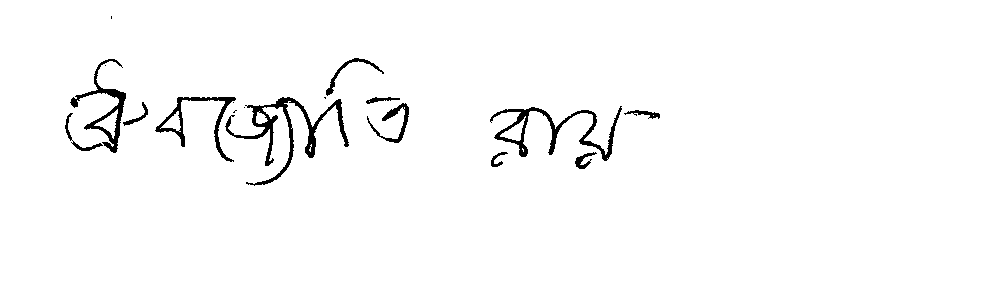
#> input picture dataset/genuine/1/1-02.tif, 997 x 289 px
$ jupyter execute 01_data_analysis.ipynb
#> lines starting #> are read from the running program, lines starting #| are printed output that depends on the picture; after the words box and inside, x2 and y2 are one past the last pixel; in counts of white or black regions, pixels touching at a corner belong together
# 01 — Exploratory Data Analysis
### AI-Generated Bengali Handwritten Signature Detection

EDA on the signature dataset **before** any preprocessing, to understand its structure and
surface shortcuts (image size, format, background, cropping style) a model could exploit
instead of learning genuine signature characteristics.

**Dataset classes**
- `0` — Genuine (human-written) Bengali signature
- `1` — AI-generated Bengali signature (Gemini, QN/Qwen, or GPT)

**Generators**
| Generator | Type | Writer identity |
|---|---|---|
| Gemini | reference-based (uses a genuine writer's signature as reference) | yes — writer folder |
| QN / Qwen | reference-based | yes — writer folder |
| GPT | no-reference (prompted from a Bangla name only) | no |

QN/Qwen is auto-detected below — if you haven't added that folder yet, this notebook still
runs fine on Gemini + GPT only and will just report 0 QN samples.

**What this notebook covers**
1. Configuration & dataset discovery (incl. writer-id consistency check)
2. Building / loading the metadata file
3. Class, writer, and generator counts
4. Image dimension, format, and color-mode survey
5. Background characteristic analysis
6. Sample signature visualization
7. Within-writer variation
8. Duplicate / near-duplicate detection
9. Summary report

## 1. Configuration

Actual folder layout used by this dataset:

```
dataset/
├── genuine/
│   ├── W001/
│   │   ├── W001_01.png
│   │   └── ...
│   └── ...
└── AI/
    ├── gemini/
    │   ├── W001/
    │   │   ├── W001_GEM_01.png
    │   │   └── ...
    │   └── ...
    ├── qn/                     # optional — auto-detected (also tries "qwen")
    │   ├── W055/
    │   │   └── ...
    │   └── ...
    └── gpt/
        ├── GPT_001.png         # flat, no writer subfolders (no-reference generation)
        └── ...
```

If `dataset/metadata.csv` already exists it is loaded directly; otherwise this notebook
builds one by scanning folders.

[cell 1]
import os
import warnings
import hashlib
from pathlib import Path
from collections import Counter

import numpy as np
import pandas as pd
import matplotlib.pyplot as plt
from PIL import Image

warnings.filterwarnings("ignore")
plt.rcParams["figure.facecolor"] = "white"

# ---- EDIT THIS ----
DATASET_ROOT = Path("../dataset")
METADATA_PATH = DATASET_ROOT / "metadata.csv"

GENUINE_DIR = DATASET_ROOT / "genuine"
AI_ROOT = DATASET_ROOT / "AI"
GEMINI_DIR = AI_ROOT / "gemini"
GPT_DIR = AI_ROOT / "gpt"

# QN/Qwen folder name isn't fully settled yet in the raw data -- try both common spellings.
QN_CANDIDATES = [AI_ROOT / "qn", AI_ROOT / "qwen", AI_ROOT / "QN", AI_ROOT / "Qwen"]
QN_DIR = next((p for p in QN_CANDIDATES if p.exists()), None)

IMAGE_EXTS = {".png", ".jpg", ".jpeg", ".bmp", ".tif", ".tiff"}

print(f"Dataset root: {DATASET_ROOT.resolve()}")
print(f"genuine/ exists: {GENUINE_DIR.exists()}")
print(f"AI/gemini/ exists: {GEMINI_DIR.exists()}")
print(f"AI/gpt/ exists: {GPT_DIR.exists()}")
if QN_DIR is not None:
    print(f"AI/qn (or qwen)/ found at: {QN_DIR}")
else:
    print("No QN/Qwen folder found yet -- this notebook will report 0 QN samples "
          "(add the folder later and re-run to include it, no code changes needed).")

## 2. Build / load metadata

Columns: `filename, filepath, label, writer_id, generator, generation_type, reference_used,
reference_based, split`

`reference_based` is the numeric (0/1) form of `reference_used`, matching the metadata schema
in the master research note. `split` is left empty here — writer-level train/val/test
splitting is handled entirely in Notebook 02, to keep this notebook focused on analysis.

[cell 2]
def scan_genuine(genuine_dir):
    rows = []
    if not genuine_dir.exists():
        return rows
    for writer_dir in sorted(genuine_dir.iterdir()):
        if not writer_dir.is_dir():
            continue
        writer_id = writer_dir.name
        for f in sorted(writer_dir.iterdir()):
            if f.suffix.lower() in IMAGE_EXTS:
                rows.append({
                    "filename": f.name,
                    "filepath": str(f),
                    "label": 0,
                    "writer_id": writer_id,
                    "generator": "Human",
                    "generation_type": "genuine",
                    "reference_used": "No",
                    "reference_based": 0,
                })
    return rows


def scan_reference_based(gen_dir, generator_name):
    '''Shared scanner for any reference-based, writer-foldered generator (Gemini, QN/Qwen).'''
    rows = []
    if gen_dir is None or not gen_dir.exists():
        return rows
    for writer_dir in sorted(gen_dir.iterdir()):
        if not writer_dir.is_dir():
            continue
        writer_id = writer_dir.name
        for f in sorted(writer_dir.iterdir()):
            if f.suffix.lower() in IMAGE_EXTS:
                rows.append({
                    "filename": f.name,
                    "filepath": str(f),
                    "label": 1,
                    "writer_id": writer_id,
                    "generator": generator_name,
                    "generation_type": "reference_based",
                    "reference_used": "Yes",
                    "reference_based": 1,
                })
    return rows


def scan_gpt(gpt_dir):
    '''GPT: flat folder, no writer identity (no-reference generation).
    If filenames encode a batch/session id (e.g. "GPT_batch2_014.png"), it is captured
    into generation_batch so Notebook 02 can split by batch instead of by image.'''
    rows = []
    if not gpt_dir.exists():
        return rows
    for f in sorted(gpt_dir.iterdir()):
        if f.suffix.lower() in IMAGE_EXTS:
            batch = None
            lower = f.stem.lower()
            if "batch" in lower:
                try:
                    batch = lower.split("batch")[1].split("_")[0].split("-")[0]
                except IndexError:
                    batch = None
            rows.append({
                "filename": f.name,
                "filepath": str(f),
                "label": 1,
                "writer_id": "NA",
                "generator": "GPT",
                "generation_type": "generic",
                "reference_used": "No",
                "reference_based": 0,
                "generation_batch": batch,
            })
    return rows


if METADATA_PATH.exists():
    df = pd.read_csv(METADATA_PATH)
    print(f"Loaded existing metadata: {METADATA_PATH} ({len(df)} rows)")
else:
    rows = (scan_genuine(GENUINE_DIR)
            + scan_reference_based(GEMINI_DIR, "Gemini")
            + scan_reference_based(QN_DIR, "QN")
            + scan_gpt(GPT_DIR))
    df = pd.DataFrame(rows)
    if len(df) == 0:
        print("WARNING: No images found. Update DATASET_ROOT above, then re-run this cell.")
    else:
        df["split"] = ""
        print(f"Built metadata by scanning folders: {len(df)} rows")

df.head()

[cell 3]
assert len(df) > 0, "No data found -- check DATASET_ROOT before continuing."
print(df.shape)
df.info()

## 3. Class, writer, and generator counts

[cell 4]
label_counts = df["label"].value_counts().rename({0: "Genuine (0)", 1: "AI-generated (1)"})
generator_counts = df["generator"].value_counts()
n_genuine_writers = df.loc[df["label"] == 0, "writer_id"].nunique()
samples_per_writer = df.loc[df["label"] == 0].groupby("writer_id").size()

print("Class distribution:")
print(label_counts, "\n")
print("Generator distribution:")
print(generator_counts, "\n")
print(f"Unique genuine writers: {n_genuine_writers}")
print(f"Samples per writer -- min: {samples_per_writer.min()}, "
      f"max: {samples_per_writer.max()}, mean: {samples_per_writer.mean():.1f}")

if "QN" not in generator_counts.index or generator_counts.get("QN", 0) == 0:
    print("\nNOTE: 0 QN/Qwen samples detected. Experiments 3, 5, 6, 7 from the master "
          "research note that involve QN will be skipped/partial until that data is added.")

[cell 5]
fig, axes = plt.subplots(1, 3, figsize=(16, 4))

label_counts.plot(kind="bar", ax=axes[0], color=["#4C72B0", "#DD8452"])
axes[0].set_title("Class distribution")
axes[0].set_ylabel("Count")
axes[0].tick_params(axis="x", rotation=0)

generator_counts.plot(kind="bar", ax=axes[1], color="#55A868")
axes[1].set_title("Samples per generator")
axes[1].tick_params(axis="x", rotation=30)

samples_per_writer.plot(kind="hist", bins=range(0, samples_per_writer.max() + 2), ax=axes[2], color="#C44E52")
axes[2].set_title("Genuine samples per writer")
axes[2].set_xlabel("# samples")

plt.tight_layout()
plt.show()
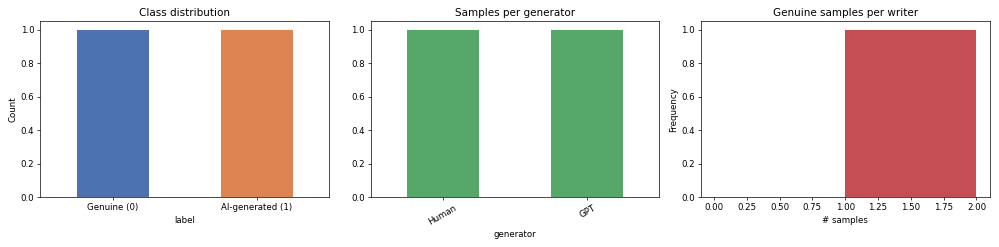
#> figure drawn by matplotlib, 3 panels

### Class balance note
If genuine vs. AI-generated counts are imbalanced, consider:
- Class-weighted loss during training
- Reporting precision/recall/F1 per class rather than relying on accuracy alone
- Writer-aware (not sample-level) stratified splitting to keep class ratios similar across
  train/val/test — see Notebook 02

## 4. Image dimension, format, and color-mode survey

[cell 6]
def image_stats(filepath):
#> called with filepath = '../dataset/genuine/1/1-02.tif'
    try:
        with Image.open(filepath) as im:
#> im is the input picture: PIL image 997x289 L; 97.8% white; 18 black regions (6 under 20 px), largest, box (x1, y1, x2, y2) and area: (225, 97, 349, 186) 1817, (490, 106, 622, 161) 1362, (70, 59, 126, 153) 991
            w, h = im.size
#> w = 997; h = 289
            mode = im.mode
#> mode = 'L'
            fmt = im.format
#> fmt = 'TIFF'
            file_size_kb = os.path.getsize(filepath) / 1024
        return w, h, mode, fmt, file_size_kb
    except Exception:
        return None, None, None, None, None


stats = df["filepath"].apply(image_stats)
#> call 2 of image_stats, with filepath = '../dataset/AI/gpt/0010.jpeg'
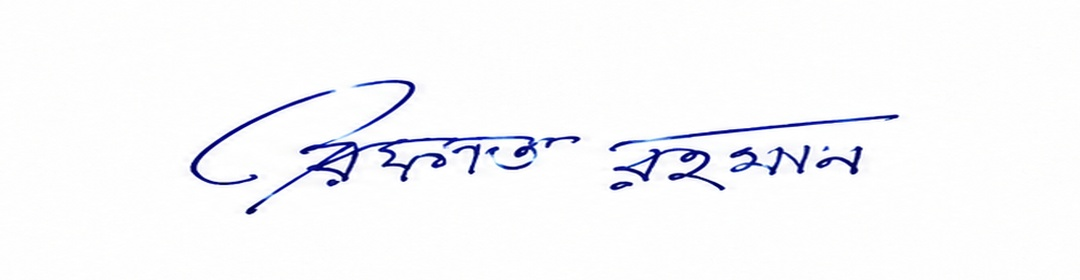
#> input picture dataset/AI/gpt/0010.jpeg, 1080 x 280 px
#> in image_stats, im is the input picture: PIL image 1080x280 RGB; mean R, G, B 247.5, 247.8, 250.4
df["width"] = stats.apply(lambda x: x[0])
df["height"] = stats.apply(lambda x: x[1])
df["mode"] = stats.apply(lambda x: x[2])
df["format"] = stats.apply(lambda x: x[3])
df["file_size_kb"] = stats.apply(lambda x: x[4])

bad = df[df["width"].isna()]
if len(bad):
    print(f"WARNING: {len(bad)} files could not be opened:")
    print(bad[["filepath"]])

df[["width", "height", "mode", "format", "file_size_kb"]].describe(include="all")

[cell 7]
print("Format counts:\n", df["format"].value_counts(), "\n")
print("Color mode counts:\n", df["mode"].value_counts(), "\n")

print("Format x label crosstab (check for format leaking class info!):")
print(pd.crosstab(df["format"], df["label"]))
print()
print("Color mode x label crosstab (check for mode leaking class info!):")
print(pd.crosstab(df["mode"], df["label"]))
print()
print("Format x generator crosstab:")
print(pd.crosstab(df["format"], df["generator"]))

[cell 8]
fig, axes = plt.subplots(1, 3, figsize=(16, 4))

for label, name, color in [(0, "Genuine", "#4C72B0"), (1, "AI-generated", "#DD8452")]:
    subset = df[df["label"] == label]
    axes[0].scatter(subset["width"], subset["height"], alpha=0.4, label=name, color=color, s=15)
axes[0].set_xlabel("Width (px)")
axes[0].set_ylabel("Height (px)")
axes[0].set_title("Image dimensions by class")
axes[0].legend()

df.boxplot(column="file_size_kb", by="label", ax=axes[1])
axes[1].set_title("File size (KB) by class")
axes[1].set_xlabel("Label (0=Genuine, 1=AI)")
plt.suptitle("")

aspect_ratio = df["width"] / df["height"]
axes[2].hist([aspect_ratio[df["label"] == 0], aspect_ratio[df["label"] == 1]],
             bins=20, label=["Genuine", "AI-generated"], color=["#4C72B0", "#DD8452"])
axes[2].set_title("Aspect ratio (w/h) distribution")
axes[2].legend()

plt.tight_layout()
plt.show()
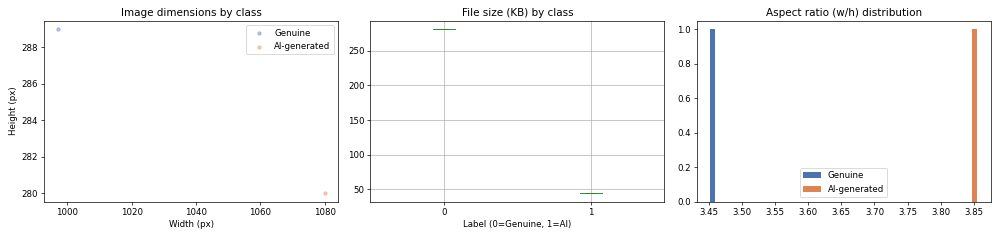
#> figure drawn by matplotlib, 3 panels; panel 3: tallest bar 1 high, from x = 3.45 to 3.46; panel 3: tallest bar 1 high, from x = 3.85 to 3.86

**Why this matters:** if genuine and AI-generated images differ systematically in
resolution, aspect ratio, format, or file size, a model can classify on these superficial
cues instead of actual signature characteristics — and per the master note, file format must
**never** be used as a signal (`img = Image.open(path).convert("RGB")` erases it anyway).
Any strong difference found here should be neutralized during preprocessing (Notebook 02).

## 5. Background characteristic analysis

[cell 9]
def background_stats(filepath, border_frac=0.05):
    '''Approximate background brightness/uniformity using the image border region.'''
#> called with filepath = '../dataset/genuine/1/1-02.tif', border_frac = 0.05
    try:
        with Image.open(filepath).convert("L") as im:
            arr = np.array(im)
        h, w = arr.shape
#> h = 289; w = 997
        bh, bw = max(1, int(h * border_frac)), max(1, int(w * border_frac))
#> bh = 14; bw = 49
        border_pixels = np.concatenate([
            arr[:bh, :].ravel(), arr[-bh:, :].ravel(),
            arr[:, :bw].ravel(), arr[:, -bw:].ravel(),
        ])
        return border_pixels.mean(), border_pixels.std(), arr.mean(), arr.std()
    except Exception:
        return None, None, None, None


bg_stats = df["filepath"].apply(background_stats)
#> call 2 of background_stats, with filepath = '../dataset/AI/gpt/0010.jpeg', border_frac = 0.05
#> in background_stats (call 2), `with Image.open(filepath).convert("L") as im:`:
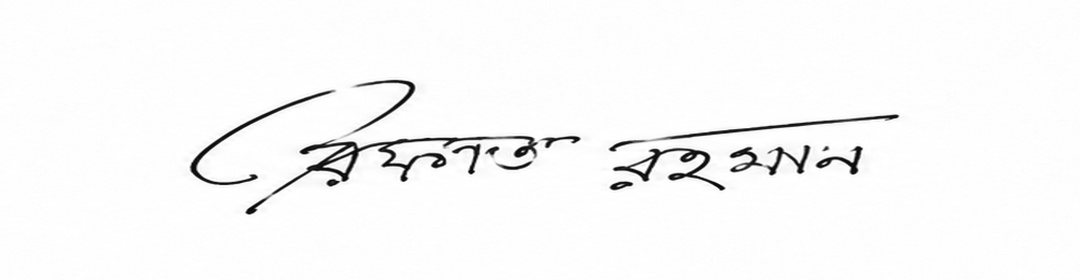
#> im: PIL image 1080x280 L; min 6, max 255, mean 248
df["bg_mean"] = bg_stats.apply(lambda x: x[0])
df["bg_std"] = bg_stats.apply(lambda x: x[1])
df["img_mean"] = bg_stats.apply(lambda x: x[2])
df["img_std"] = bg_stats.apply(lambda x: x[3])

df.groupby("generator")[["bg_mean", "bg_std", "img_mean", "img_std"]].describe().T

[cell 10]
fig, axes = plt.subplots(1, 2, figsize=(12, 4))
df.boxplot(column="bg_mean", by="generator", ax=axes[0])
axes[0].set_title("Border-region brightness by generator")
axes[0].set_xlabel("")
axes[0].tick_params(axis="x", rotation=30)

df.boxplot(column="bg_std", by="generator", ax=axes[1])
axes[1].set_title("Border-region noise (std) by generator")
axes[1].set_xlabel("")
axes[1].tick_params(axis="x", rotation=30)

plt.suptitle("")
plt.tight_layout()
plt.show()
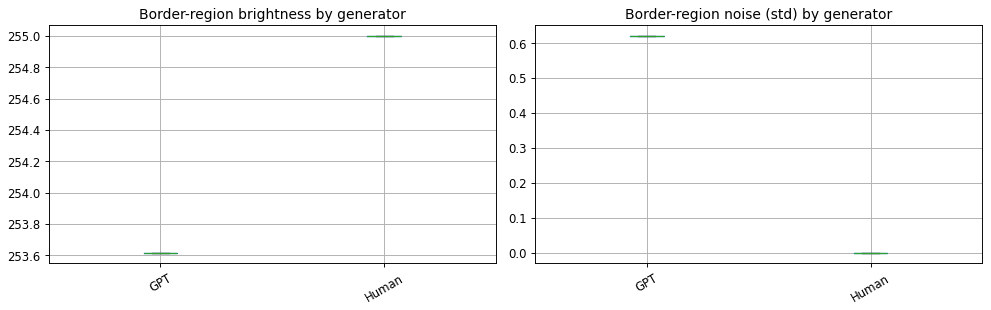
#> figure drawn by matplotlib, 2 panels

A large gap in border brightness/noise between generators (e.g. genuine signatures
scanned on slightly off-white/textured paper vs. AI-generated images on a perfectly uniform
white background) is a classic shortcut a CNN will exploit. Notebook 02 includes a
background-normalization step specifically to reduce this gap — and, per the master note,
Experiment 5/12 (reference-based vs no-reference AI) should watch for exactly this kind of
generator-specific artifact when interpreting results.

## 6. Sample signature visualization

[cell 11]
def show_samples(dataframe, n=6, title=""):
    sample = dataframe.sample(min(n, len(dataframe)), random_state=42)
    if len(sample) == 0:
        print(f"[{title}] no samples to show.")
        return
    fig, axes = plt.subplots(1, len(sample), figsize=(3 * len(sample), 3))
    if len(sample) == 1:
        axes = [axes]
    for ax, (_, row) in zip(axes, sample.iterrows()):
        try:
            img = Image.open(row["filepath"])
            ax.imshow(img, cmap="gray" if img.mode == "L" else None)
        except Exception:
            ax.text(0.5, 0.5, "load error", ha="center")
        ax.set_title(f"{row['writer_id']}\n{row['generator']}", fontsize=9)
        ax.axis("off")
    fig.suptitle(title)
    plt.tight_layout()
    plt.show()


show_samples(df[df["label"] == 0], title="Genuine signatures (sample)")
for gen in [g for g in df["generator"].unique() if g != "Human"]:
    show_samples(df[df["generator"] == gen], title=f"{gen}-generated signatures (sample)")

## 7. Within-writer variation (genuine signatures)

[cell 12]
def show_writer_samples(dataframe, writer_id):
    subset = dataframe[(dataframe["writer_id"] == writer_id) & (dataframe["label"] == 0)]
    subset = subset.sort_values("filename")
    fig, axes = plt.subplots(1, len(subset), figsize=(2 * len(subset), 2.5))
    if len(subset) == 1:
        axes = [axes]
    for ax, (_, row) in zip(axes, subset.iterrows()):
        img = Image.open(row["filepath"])
        ax.imshow(img, cmap="gray" if img.mode == "L" else None)
        ax.axis("off")
    fig.suptitle(f"All genuine samples -- writer {writer_id}")
    plt.tight_layout()
    plt.show()


example_writer = df.loc[df["label"] == 0, "writer_id"].dropna().iloc[0]
show_writer_samples(df, example_writer)

Reviewing several writers this way confirms natural intra-writer variation (stroke
pressure, slight shape drift, speed) is present and reasonable — exactly the variation the
model needs to tolerate rather than treat as evidence of "fake."

## 8. Duplicate / near-duplicate detection

[cell 13]
def exact_hash(filepath):
    with open(filepath, "rb") as f:
        return hashlib.md5(f.read()).hexdigest()


def average_hash(filepath, hash_size=8):
    '''Simple perceptual hash (no external deps) for near-duplicate detection.'''
#> called with filepath = '../dataset/genuine/1/1-02.tif', hash_size = 8
    with Image.open(filepath).convert("L") as im:
        im = im.resize((hash_size, hash_size), Image.LANCZOS)
        arr = np.array(im, dtype=np.float64)
    avg = arr.mean()
#> avg = 248.8
    bits = (arr > avg).flatten()
    return "".join("1" if b else "0" for b in bits)


def hamming(a, b):
    return sum(c1 != c2 for c1, c2 in zip(a, b))


df["exact_hash"] = df["filepath"].apply(exact_hash)
exact_dupes = df[df.duplicated("exact_hash", keep=False)].sort_values("exact_hash")
print(f"Exact duplicate files: {len(exact_dupes)} rows "
      f"({exact_dupes['exact_hash'].nunique()} unique groups)")
if len(exact_dupes):
    display(exact_dupes[["filename", "writer_id", "generator", "exact_hash"]])

[cell 14]
# Near-duplicate check via perceptual hash (grouped by writer+generator to keep it fast).
df["phash"] = df["filepath"].apply(average_hash)

near_dupe_pairs = []
THRESHOLD = 5  # lower = stricter; hamming distance out of 64 bits

for (writer, gen), group in df.groupby(["writer_id", "generator"]):
    hashes = group[["filename", "phash"]].values
    for i in range(len(hashes)):
        for j in range(i + 1, len(hashes)):
            d = hamming(hashes[i][1], hashes[j][1])
            if d <= THRESHOLD:
                near_dupe_pairs.append((writer, gen, hashes[i][0], hashes[j][0], d))

near_dupe_df = pd.DataFrame(near_dupe_pairs,
                             columns=["writer_id", "generator", "file_a", "file_b", "hamming_dist"])
print(f"Near-duplicate pairs found (hamming <= {THRESHOLD}): {len(near_dupe_df)}")
near_dupe_df.sort_values("hamming_dist").head(20)

Exact duplicates should be removed before splitting (Notebook 02) — they can leak
identical images across train/test. Near-duplicates within the *same writer* are expected
(natural repeated signing) and fine, as long as writer-level splitting keeps them together.

## 9. Writer-id consistency check (Gemini/QN vs. genuine) — critical for Notebook 02

The master research note flags a specific risk: if Gemini/QN folders were renamed or
renumbered during data collection, the folder-derived `writer_id` may **not** correspond to
the genuine writer the signature was actually referenced from. Writer-disjoint splitting is
only valid if this mapping is real, so we check it here before it becomes a silent bug in the
split notebook.

If you have ground truth (e.g. a `source_human_id` or `original_writer_id` column, or a
mapping file from data collection), load it and compare instead of relying on this heuristic
overlap check alone.

[cell 15]
genuine_writer_ids = set(df.loc[df["generator"] == "Human", "writer_id"].unique())

for gen in ["Gemini", "QN"]:
    gen_writer_ids = set(df.loc[df["generator"] == gen, "writer_id"].unique())
    if not gen_writer_ids:
        print(f"{gen}: no samples found, skipping overlap check.")
        continue
    overlap = genuine_writer_ids & gen_writer_ids
    only_in_gen = gen_writer_ids - genuine_writer_ids
    print(f"{gen}: {len(gen_writer_ids)} writer folders, "
          f"{len(overlap)} overlap with genuine writer ids, "
          f"{len(only_in_gen)} have NO matching genuine writer id.")
    if only_in_gen:
        print(f"  -> writer ids present in {gen} but not in genuine/: {sorted(only_in_gen)[:20]}"
              f"{' ...' if len(only_in_gen) > 20 else ''}")
        print(f"  -> INVESTIGATE before Notebook 02: these {gen} folders cannot be writer-linked "
              f"to a genuine writer using the current naming convention.")
